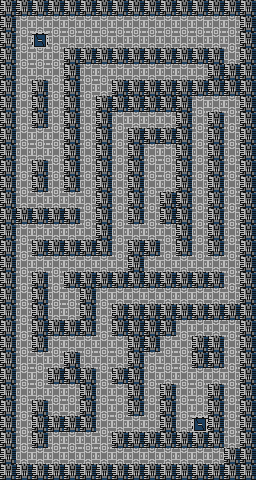

This is a level from a 2D game, rendered from its Tiled map with the project's own tilesets. A one-line summary and the complete map file follow:
An orthogonal 16x30 tile map with 16x16 px tiles, 1 tile layer (tilemap), 1 hidden layer not drawn and 2 objects (2x transfer).

<map version="1.0" tiledversion="1.1.2" orientation="orthogonal" renderorder="right-down" width="16" height="30" tilewidth="16" tileheight="16" infinite="0" nextobjectid="3">
 <properties>
  <property name="background_tile" type="int" value="83" />
  <property name="bgm" value="space" />
  <property name="encounter_table" type="int" value="2" />
 </properties>
 <tileset firstgid="1" source="tileset.tsx" />
 <layer name="tilemap" width="16" height="30" locked="1">
  <data encoding="csv">
84,84,84,84,84,84,84,84,84,84,84,84,84,84,84,84,
84,70,70,70,70,70,70,70,70,70,70,70,70,70,70,84,
84,70,87,70,70,70,70,70,70,70,70,70,70,70,70,84,
84,70,70,70,84,84,84,84,84,84,84,84,84,84,70,84,
84,70,70,70,84,70,70,70,70,70,70,70,70,84,84,84,
84,70,84,70,84,70,70,84,84,84,84,84,84,84,84,84,
84,70,84,70,84,70,84,84,84,84,84,84,70,70,70,84,
84,70,84,70,84,70,84,70,70,70,70,84,70,84,70,84,
84,70,70,70,84,70,84,70,84,84,84,84,70,84,70,84,
84,70,70,70,84,70,84,70,84,70,70,84,70,84,70,84,
84,70,84,70,84,70,84,70,84,70,70,84,70,84,70,84,
84,70,84,70,84,70,84,70,84,70,70,84,70,84,70,84,
84,70,70,70,70,70,84,70,84,70,84,84,70,84,70,84,
84,84,84,84,84,70,84,70,84,70,84,84,70,84,70,84,
84,70,70,70,70,70,84,70,70,70,70,84,70,84,70,84,
84,70,84,84,84,84,84,70,84,84,70,84,70,84,70,84,
84,70,70,70,70,70,70,70,84,70,70,70,70,70,70,84,
84,70,84,70,84,84,84,84,84,84,84,84,84,84,70,84,
84,70,84,70,70,84,70,70,70,70,70,70,70,70,70,84,
84,70,84,70,70,84,70,84,84,84,84,84,84,84,84,84,
84,70,84,84,84,84,70,84,84,84,84,70,70,70,70,84,
84,70,84,70,70,70,70,70,84,84,70,70,84,84,70,84,
84,70,70,70,84,70,70,70,84,70,70,70,84,84,70,84,
84,70,70,84,84,84,70,84,84,70,70,70,70,70,70,84,
84,70,70,70,70,84,70,70,84,70,84,70,70,84,70,84,
84,70,84,70,70,84,70,70,84,70,84,70,70,84,70,84,
84,70,84,84,84,84,70,70,70,70,84,70,87,84,70,84,
84,70,84,70,70,70,70,84,84,84,84,84,84,84,70,84,
84,70,70,70,70,70,70,70,70,70,70,70,70,70,84,84,
84,84,84,84,84,84,84,84,84,84,84,84,84,84,84,84
</data>
 </layer>
 <layer name="collision" width="16" height="30" visible="0">
  <data encoding="csv">
256,256,256,256,256,256,256,256,256,256,256,256,256,256,256,256,
256,0,0,0,0,0,0,0,0,0,0,0,0,0,0,256,
256,0,0,0,0,0,0,0,0,0,0,0,0,0,0,256,
256,0,0,0,256,256,256,256,256,256,256,256,256,256,0,256,
256,0,0,0,256,0,0,0,0,0,0,0,0,256,256,256,
256,0,256,0,256,0,0,256,256,256,256,256,256,256,256,256,
256,0,256,0,256,0,256,256,256,256,256,256,0,0,0,256,
256,0,256,0,256,0,256,0,0,0,0,256,0,256,0,256,
256,0,0,0,256,0,256,0,256,256,256,256,0,256,0,256,
256,0,0,0,256,0,256,0,256,0,0,256,0,256,0,256,
256,0,256,0,256,0,256,0,256,0,0,256,0,256,0,256,
256,0,256,0,256,0,256,0,256,0,0,256,0,256,0,256,
256,0,0,0,0,0,256,0,256,0,256,256,0,256,0,256,
256,256,256,256,256,0,256,0,256,0,256,256,0,256,0,256,
256,0,0,0,0,0,256,0,0,0,0,256,0,256,0,256,
256,0,256,256,256,256,256,0,256,256,0,256,0,256,0,256,
256,0,0,0,0,0,0,0,256,0,0,0,0,0,0,256,
256,0,256,0,256,256,256,256,256,256,256,256,256,256,0,256,
256,0,256,0,0,256,0,0,0,0,0,0,0,0,0,256,
256,0,256,0,0,256,0,256,256,256,256,256,256,256,256,256,
256,0,256,256,256,256,0,256,256,256,256,0,0,0,0,256,
256,0,256,0,0,0,0,0,256,256,0,0,256,256,0,256,
256,0,0,0,256,0,0,0,256,0,0,0,256,256,0,256,
256,0,0,256,256,256,0,256,256,0,0,0,0,0,0,256,
256,0,0,0,0,256,0,0,256,0,256,0,0,256,0,256,
256,0,256,0,0,256,0,0,256,0,256,0,0,256,0,256,
256,0,256,256,256,256,0,0,0,0,256,0,0,256,0,256,
256,0,256,0,0,0,0,256,256,256,256,256,256,256,0,256,
256,0,0,0,0,0,0,0,0,0,0,0,0,0,256,256,
256,256,256,256,256,256,256,256,256,256,256,256,256,256,256,256
</data>
 </layer>
 <objectgroup name="object">
  <object id="1" name="road_to_cockpit_1" type="transfer" gid="242" x="32" y="48" width="16" height="16">
   <properties>
    <property name="transfer_map" value="road_to_cockpit_1" />
    <property name="transfer_x" type="int" value="29" />
    <property name="transfer_y" type="int" value="27" />
   </properties>
  </object>
  <object id="2" name="road_to_cockpit_3" type="transfer" gid="242" x="192" y="432" width="16" height="16">
   <properties>
    <property name="transfer_map" value="road_to_cockpit_3" />
    <property name="transfer_x" type="int" value="5" />
    <property name="transfer_y" type="int" value="13" />
   </properties>
  </object>
 </objectgroup>
</map>
